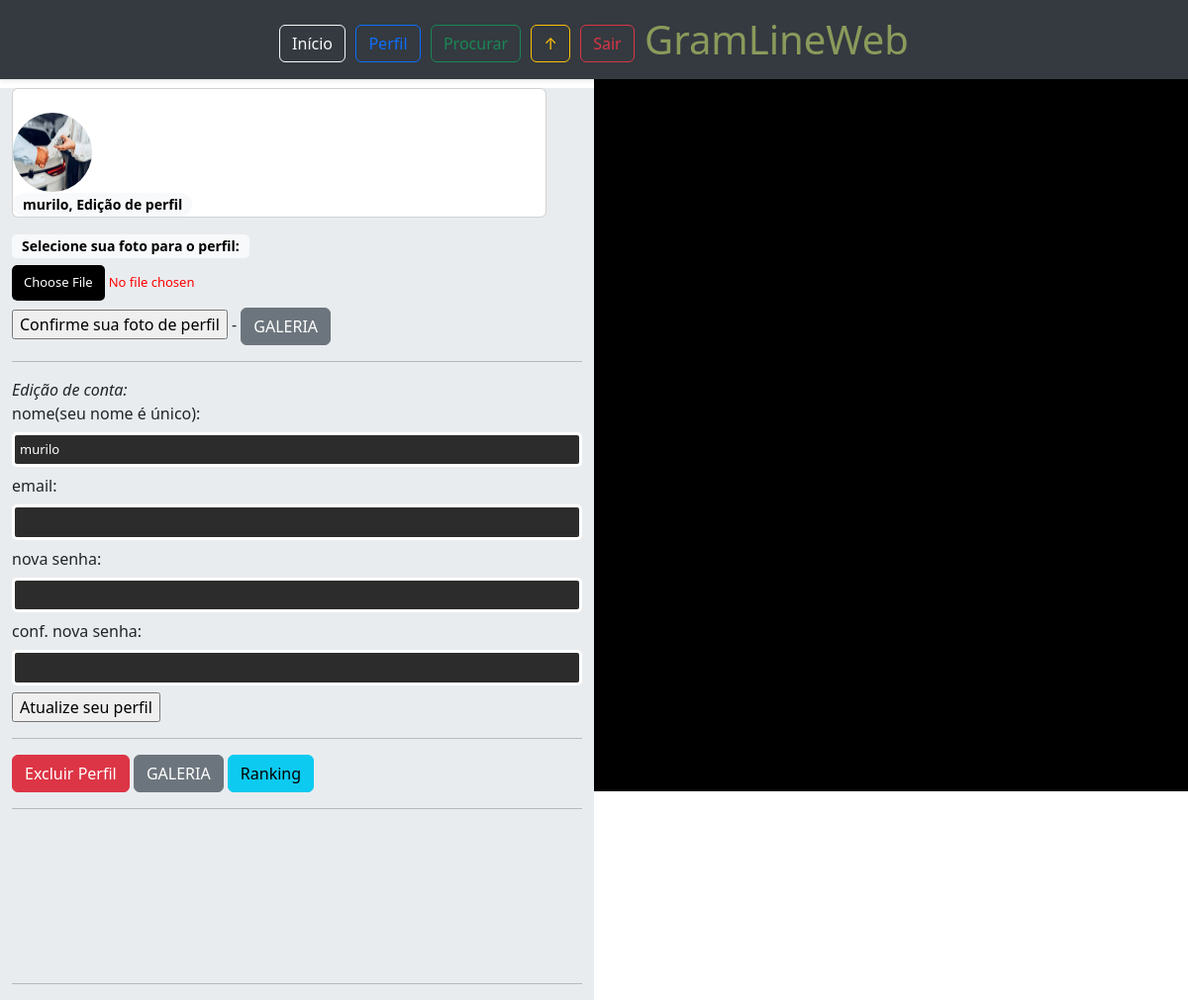
Page /plataforma/perfil/ (signed in) on the earlier database version.
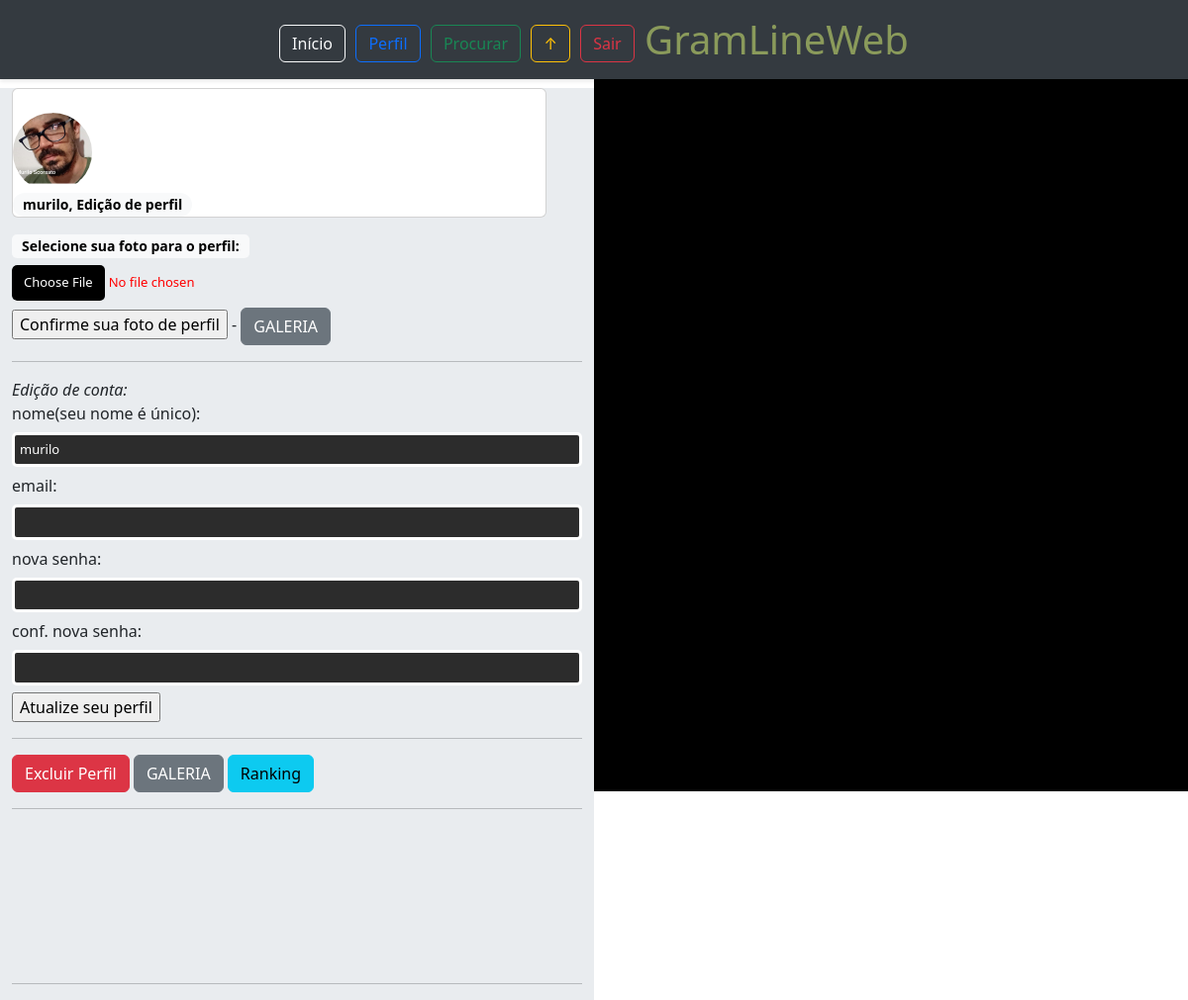
Same page on the later database version.
### perfil/models.py (models this page shows, shortened)
class ImagemPerfil(models.Model):
    usuario = models.ForeignKey(User, on_delete=models.CASCADE)  # Relaciona com o modelo User
    img = models.FileField(upload_to="img_perfil")

### perfil/views.py (the view, shortened to what this page needs)
# urls.py: path('perfil/', views.perfil, name='perfil'),
@login_required(login_url='/auth/cadastro')
def perfil(request):
    nome = request.user.username
    if request.method == 'GET':
        img = ImagemPerfil.objects.filter(usuario=request.user)
        email = request.user.email
        return render(request, 'perfil.html', {
            'nome': nome,
            'img': img,  # Passa as imagens do perfil para o template
            'email': email,  # Passa o email do usuário logado para o template
        })

### perfil/templates/perfil.html (shortened to what this page needs)
{% extends 'base_perfil.html' %}
{% load static %}
{% block head %}
    <link rel="stylesheet" href="{% static 'plataforma/css/plataforma.css' %}">
{% endblock %}
{% block body %}
<h1 class="fixed-header">
    <a href="{% url 'plataforma' %}"><button type="button" class="btn btn-outline-light">Início</button></a>
    <a href="{% url 'perfil' %}"><button type="button" class="btn btn-outline-primary">Perfil</button></a>
    <a href="{% url 'amigos' %}"><button type="button" class="btn btn-outline-success">Procurar</button></a>
    <a href="#"><button type="button" class="btn btn-outline-warning"> &#8593; </button></a>
    <a href="{% url 'sair' %}"><button type="button" class="btn btn-outline-danger">Sair</button></a>
    GramLineWeb
</h1><br><hr>
<div class="container-fluid vh-100 mt-5">
    <div class="row h-100">
        <div class="col-md-6" style="background-color: #e9ecef;">
            <div class="card mb-3" style="max-width: 540px;">
                <div class="row g-0">
                    <div class="col-md-4"><br>
                        {% for imagem in img %}
                        <img src="{{ imagem.img.url }}" class="img-fluid rounded-circle" style="width: 80px; height: 80px;">
                        {% endfor %}
                        <span class="badge rounded-pill text-bg-light"><label class="nome-perfil">{{ nome }}, Edição de perfil</label></span>
                    </div>
                </div>
            </div>
            <span class="badge text-bg-light">Selecione sua foto para o perfil:</span>
            <form action="{% url 'perfil' %}" method="post" enctype="multipart/form-data">{% csrf_token %}
                <input type="file" name="imagem">
                <input type="submit" value="Confirme sua foto de perfil"> -
                 <a href="{% url 'galeria' %}"><button type="button" class="btn btn-secondary"> GALERIA </button></a>
            </form>
            <hr><i>Edição de conta:</i>
            <form action="" method="post" enctype="multipart/form-data">
    nome(seu nome é único): <input type="text" name="nome" disabled value="{{ nome }}"><br>
    email: <input type="email" name="email" value="{{ email }}"><br>
    nova senha: <input type="password" name="password1"><br>
    conf. nova senha: <input type="password" name="password2"><br>
    <input type="submit" value="Atualize seu perfil">
</form>
            <hr>
            <a href="{% url 'excluir' %}"><button type="button" class="btn btn-danger">Excluir Perfil</button></a>
            <a href="{% url 'galeria' %}"><button type="button" class="btn btn-secondary"> GALERIA </button></a>
            <button type="button" class="btn btn-info">Ranking</button>
            <hr>
           <br> <br><br><br><br><br><hr>
        </div>
        <div class="col-md-6 fixed-column bg-black"><br><br>
        </div>
    </div>
</div>
{% endblock %}

### perfil/templates/base_perfil.html (shortened to what this page needs)
{% load static %}
<!doctype html>
<html lang="pt-BR">
  <head>
    <link href="https://cdn.jsdelivr.net/npm/bootstrap@5.3.3/dist/css/bootstrap.min.css" rel="stylesheet">
   {% block head %}{% endblock %}
  </head>
  <body>
    {% block body %}{% endblock %}
  </body>
</html>

### templates/static/plataforma/css/plataforma.css (style rules this page uses)
h1 { color: #8A9A5B; }
.fixed-header { position: fixed; top: 0; left: 0; width: 100%; z-index: 1030; background-color: #343a40; text-align: center; padding: 1rem 0; box-shadow: 0 2px 4px rgba(0, 0, 0, 0.1); }
@media (min-width: 769px) { .fixed-column { position: fixed; right: 0; top: 0; height: 100vh; width: 50%; } }
.badge { background-color: #2c2c2c; color: #e0e0e0; padding: 5px 10px; border-radius: 5px; font-size: 14px; }
input[type="text"], input[type="password"], input[type="file"], input[type="email"] { width: 100%; padding: 5px; margin: 7px 0; border: 3px solid #ffffff; border-radius: 5px; background-color: #2c2c2c; color: #ffffff; font-size: 13px; outline: none; transition: all 0.3s ease; }
input[type="file"] { background-color: transparent; color: red; border: none; padding: 0; }
::placeholder { color: #bdbdbd; }

Differences in the rows shown:
removed ImagemPerfil: img (picture)
added ImagemPerfil: img (picture)
